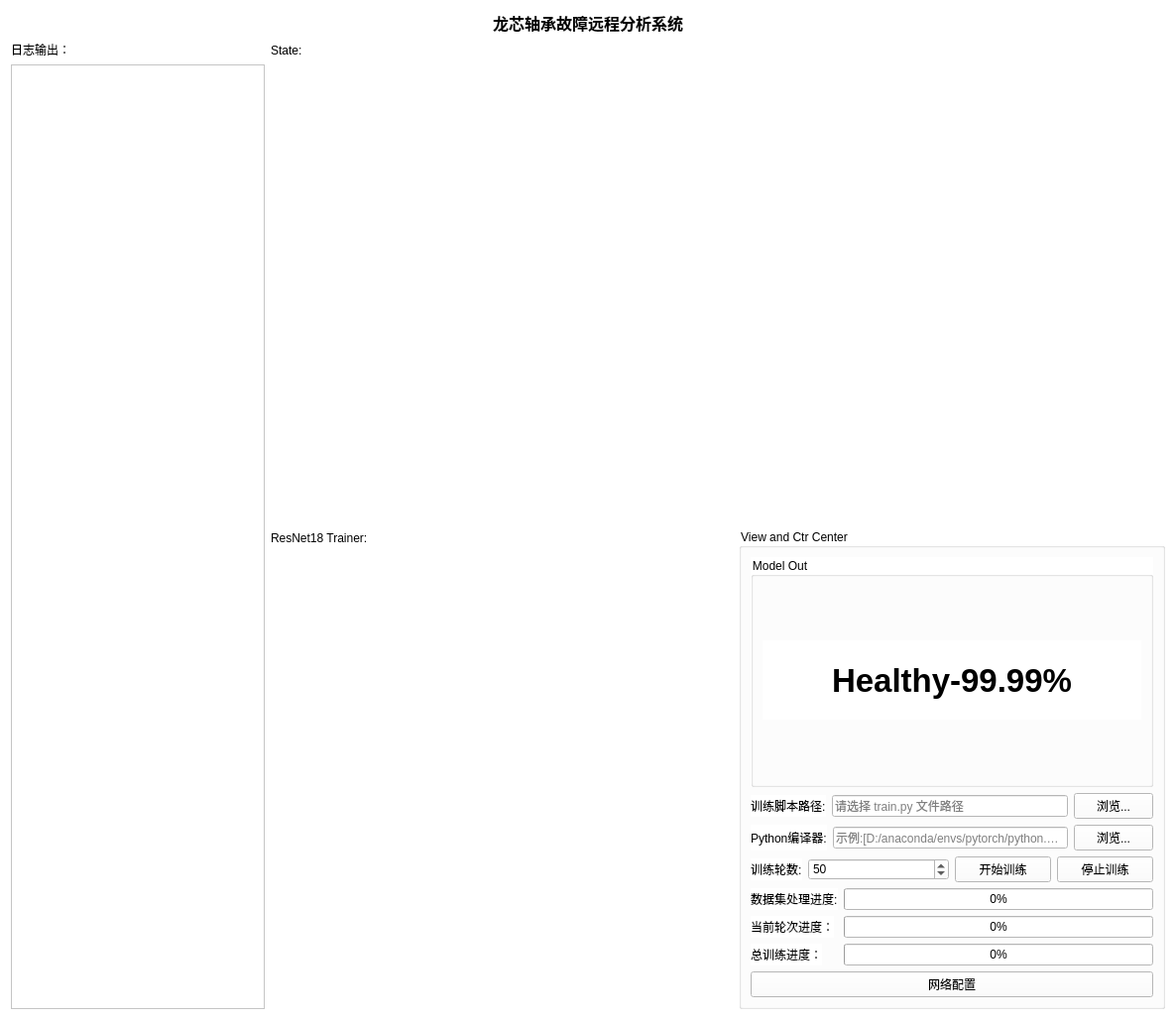
<?xml version="1.0" encoding="UTF-8"?>
<ui version="4.0">
 <class>mainWindows</class>
 <widget class="QWidget" name="mainWindows">
  <property name="geometry">
   <rect>
    <x>0</x>
    <y>0</y>
    <width>1186</width>
    <height>1029</height>
   </rect>
  </property>
  <property name="windowTitle">
   <string>Form</string>
  </property>
  <property name="styleSheet">
   <string notr="true">background-color: rgb(255, 255, 255);
color: rgb(0, 0, 0);</string>
  </property>
  <layout class="QGridLayout" name="gridLayout_11">
   <item row="0" column="0">
    <layout class="QGridLayout" name="gridLayout_10">
     <item row="0" column="0">
      <widget class="QLabel" name="Titlelabel">
       <property name="font">
        <font>
         <pointsize>12</pointsize>
         <bold>true</bold>
        </font>
       </property>
       <property name="styleSheet">
        <string notr="true">color: rgb(0, 0, 0);</string>
       </property>
       <property name="text">
        <string>龙芯轴承故障远程分析系统</string>
       </property>
       <property name="alignment">
        <set>Qt::AlignCenter</set>
       </property>
      </widget>
     </item>
     <item row="1" column="0">
      <layout class="QGridLayout" name="gridLayout_9">
       <item row="0" column="1">
        <layout class="QGridLayout" name="gridLayout_8">
         <item row="0" column="0">
          <layout class="QGridLayout" name="gridLayout_2">
           <item row="0" column="0">
            <widget class="QLabel" name="StateLabel">
             <property name="maximumSize">
              <size>
               <width>16777215</width>
               <height>19</height>
              </size>
             </property>
             <property name="text">
              <string>State:</string>
             </property>
            </widget>
           </item>
           <item row="1" column="0">
            <widget class="QCustomPlot" name="WavePlot" native="true">
             <property name="sizePolicy">
              <sizepolicy hsizetype="Expanding" vsizetype="Preferred">
               <horstretch>0</horstretch>
               <verstretch>0</verstretch>
              </sizepolicy>
             </property>
             <property name="styleSheet">
              <string notr="true"/>
             </property>
            </widget>
           </item>
          </layout>
         </item>
         <item row="1" column="0">
          <layout class="QGridLayout" name="gridLayout_7">
           <item row="0" column="0">
            <layout class="QGridLayout" name="gridLayout_4">
             <item row="0" column="0">
              <widget class="QLabel" name="label">
               <property name="maximumSize">
                <size>
                 <width>16777215</width>
                 <height>19</height>
                </size>
               </property>
               <property name="text">
                <string>ResNet18 Trainer:</string>
               </property>
              </widget>
             </item>
             <item row="1" column="0">
              <layout class="QGridLayout" name="gridLayout_3">
               <item row="0" column="0">
                <widget class="QWidget" name="LossPlot" native="true"/>
               </item>
               <item row="0" column="1">
                <widget class="QWidget" name="AccuracyPlot" native="true"/>
               </item>
              </layout>
             </item>
            </layout>
           </item>
           <item row="0" column="1">
            <widget class="QGroupBox" name="groupBox">
             <property name="sizePolicy">
              <sizepolicy hsizetype="Fixed" vsizetype="Preferred">
               <horstretch>0</horstretch>
               <verstretch>0</verstretch>
              </sizepolicy>
             </property>
             <property name="minimumSize">
              <size>
               <width>430</width>
               <height>0</height>
              </size>
             </property>
             <property name="title">
              <string>View and Ctr Center</string>
             </property>
             <layout class="QGridLayout" name="gridLayout_22">
              <item row="0" column="0">
               <layout class="QGridLayout" name="gridLayout_21">
                <item row="0" column="0">
                 <widget class="QGroupBox" name="groupBox_2">
                  <property name="title">
                   <string>Model Out</string>
                  </property>
                  <layout class="QGridLayout" name="gridLayout_20">
                   <item row="0" column="0">
                    <widget class="QLabel" name="ModelOutLabel">
                     <property name="sizePolicy">
                      <sizepolicy hsizetype="Preferred" vsizetype="Fixed">
                       <horstretch>0</horstretch>
                       <verstretch>0</verstretch>
                      </sizepolicy>
                     </property>
                     <property name="minimumSize">
                      <size>
                       <width>0</width>
                       <height>80</height>
                      </size>
                     </property>
                     <property name="font">
                      <font>
                       <pointsize>25</pointsize>
                       <bold>true</bold>
                      </font>
                     </property>
                     <property name="text">
                      <string>Healthy-99.99%</string>
                     </property>
                     <property name="alignment">
                      <set>Qt::AlignCenter</set>
                     </property>
                    </widget>
                   </item>
                  </layout>
                 </widget>
                </item>
                <item row="1" column="0">
                 <layout class="QGridLayout" name="gridLayout_19">
                  <item row="0" column="0">
                   <layout class="QGridLayout" name="gridLayout_15">
                    <item row="0" column="0" colspan="2">
                     <layout class="QGridLayout" name="gridLayout_6">
                      <item row="0" column="0">
                       <layout class="QGridLayout" name="gridLayout_5">
                        <item row="0" column="0">
                         <widget class="QLabel" name="selectTrainScriptLabel">
                          <property name="sizePolicy">
                           <sizepolicy hsizetype="Fixed" vsizetype="Preferred">
                            <horstretch>0</horstretch>
                            <verstretch>0</verstretch>
                           </sizepolicy>
                          </property>
                          <property name="text">
                           <string>训练脚本路径:</string>
                          </property>
                         </widget>
                        </item>
                        <item row="0" column="1">
                         <widget class="QLineEdit" name="trainScriptPathLineEdit">
                          <property name="minimumSize">
                           <size>
                            <width>175</width>
                            <height>0</height>
                           </size>
                          </property>
                          <property name="readOnly">
                           <bool>true</bool>
                          </property>
                          <property name="placeholderText">
                           <string>请选择 train.py 文件路径</string>
                          </property>
                         </widget>
                        </item>
                       </layout>
                      </item>
                      <item row="0" column="1">
                       <widget class="QPushButton" name="selectTrainScriptButton">
                        <property name="sizePolicy">
                         <sizepolicy hsizetype="Preferred" vsizetype="Fixed">
                          <horstretch>0</horstretch>
                          <verstretch>0</verstretch>
                         </sizepolicy>
                        </property>
                        <property name="cursor">
                         <cursorShape>PointingHandCursor</cursorShape>
                        </property>
                        <property name="text">
                         <string>浏览...</string>
                        </property>
                       </widget>
                      </item>
                     </layout>
                    </item>
                    <item row="1" column="0" colspan="2">
                     <layout class="QGridLayout" name="gridLayout_16">
                      <item row="0" column="0">
                       <widget class="QLabel" name="label_3">
                        <property name="sizePolicy">
                         <sizepolicy hsizetype="Fixed" vsizetype="Preferred">
                          <horstretch>0</horstretch>
                          <verstretch>0</verstretch>
                         </sizepolicy>
                        </property>
                        <property name="text">
                         <string>Python编译器:</string>
                        </property>
                       </widget>
                      </item>
                      <item row="0" column="1">
                       <widget class="QLineEdit" name="pythonPathLineEdit">
                        <property name="readOnly">
                         <bool>true</bool>
                        </property>
                        <property name="placeholderText">
                         <string>示例:[D:/anaconda/envs/pytorch/python.exe]</string>
                        </property>
                       </widget>
                      </item>
                      <item row="0" column="2">
                       <widget class="QPushButton" name="selectPythonPathButton">
                        <property name="cursor">
                         <cursorShape>PointingHandCursor</cursorShape>
                        </property>
                        <property name="text">
                         <string>浏览...</string>
                        </property>
                       </widget>
                      </item>
                     </layout>
                    </item>
                    <item row="2" column="0" colspan="2">
                     <layout class="QGridLayout" name="gridLayout_14">
                      <item row="0" column="0">
                       <layout class="QGridLayout" name="gridLayout_13">
                        <item row="0" column="0">
                         <widget class="QLabel" name="label_2">
                          <property name="sizePolicy">
                           <sizepolicy hsizetype="Fixed" vsizetype="Preferred">
                            <horstretch>0</horstretch>
                            <verstretch>0</verstretch>
                           </sizepolicy>
                          </property>
                          <property name="text">
                           <string>训练轮数:</string>
                          </property>
                         </widget>
                        </item>
                        <item row="0" column="1">
                         <widget class="QSpinBox" name="TrainNumBox">
                          <property name="cursor">
                           <cursorShape>PointingHandCursor</cursorShape>
                          </property>
                          <property name="value">
                           <number>50</number>
                          </property>
                         </widget>
                        </item>
                       </layout>
                      </item>
                      <item row="0" column="1">
                       <layout class="QGridLayout" name="gridLayout_12">
                        <item row="0" column="0">
                         <widget class="QPushButton" name="beginTrainButton">
                          <property name="cursor">
                           <cursorShape>PointingHandCursor</cursorShape>
                          </property>
                          <property name="text">
                           <string>开始训练</string>
                          </property>
                         </widget>
                        </item>
                        <item row="0" column="1">
                         <widget class="QPushButton" name="stopTrainButton">
                          <property name="cursor">
                           <cursorShape>PointingHandCursor</cursorShape>
                          </property>
                          <property name="text">
                           <string>停止训练</string>
                          </property>
                         </widget>
                        </item>
                       </layout>
                      </item>
                     </layout>
                    </item>
                    <item row="3" column="0">
                     <layout class="QGridLayout" name="gridLayout_18">
                      <item row="0" column="0">
                       <widget class="QLabel" name="label_4">
                        <property name="sizePolicy">
                         <sizepolicy hsizetype="Fixed" vsizetype="Preferred">
                          <horstretch>0</horstretch>
                          <verstretch>0</verstretch>
                         </sizepolicy>
                        </property>
                        <property name="text">
                         <string>数据集处理进度:</string>
                        </property>
                       </widget>
                      </item>
                      <item row="1" column="0">
                       <widget class="QLabel" name="label_5">
                        <property name="sizePolicy">
                         <sizepolicy hsizetype="Fixed" vsizetype="Preferred">
                          <horstretch>0</horstretch>
                          <verstretch>0</verstretch>
                         </sizepolicy>
                        </property>
                        <property name="text">
                         <string>当前轮次进度：</string>
                        </property>
                        <property name="alignment">
                         <set>Qt::AlignRight|Qt::AlignTrailing|Qt::AlignVCenter</set>
                        </property>
                       </widget>
                      </item>
                      <item row="2" column="0">
                       <widget class="QLabel" name="progressLabel">
                        <property name="sizePolicy">
                         <sizepolicy hsizetype="Fixed" vsizetype="Preferred">
                          <horstretch>0</horstretch>
                          <verstretch>0</verstretch>
                         </sizepolicy>
                        </property>
                        <property name="text">
                         <string>总训练进度：</string>
                        </property>
                        <property name="alignment">
                         <set>Qt::AlignRight|Qt::AlignTrailing|Qt::AlignVCenter</set>
                        </property>
                       </widget>
                      </item>
                     </layout>
                    </item>
                    <item row="3" column="1">
                     <layout class="QGridLayout" name="gridLayout_17">
                      <item row="0" column="0">
                       <widget class="QProgressBar" name="DatasetprogressBar">
                        <property name="value">
                         <number>0</number>
                        </property>
                       </widget>
                      </item>
                      <item row="1" column="0">
                       <widget class="QProgressBar" name="batchProgressBar">
                        <property name="value">
                         <number>0</number>
                        </property>
                       </widget>
                      </item>
                      <item row="2" column="0">
                       <widget class="QProgressBar" name="totalProgressBar">
                        <property name="value">
                         <number>0</number>
                        </property>
                       </widget>
                      </item>
                     </layout>
                    </item>
                   </layout>
                  </item>
                  <item row="1" column="0">
                   <widget class="QPushButton" name="ConnectSetButton">
                    <property name="text">
                     <string>网络配置</string>
                    </property>
                   </widget>
                  </item>
                 </layout>
                </item>
               </layout>
              </item>
             </layout>
            </widget>
           </item>
          </layout>
         </item>
        </layout>
       </item>
       <item row="0" column="0">
        <layout class="QGridLayout" name="gridLayout">
         <item row="0" column="0">
          <widget class="QLabel" name="LogLabel">
           <property name="palette">
            <palette>
             <active>
              <colorrole role="WindowText">
               <brush brushstyle="SolidPattern">
                <color alpha="255">
                 <red>0</red>
                 <green>0</green>
                 <blue>0</blue>
                </color>
               </brush>
              </colorrole>
              <colorrole role="Button">
               <brush brushstyle="SolidPattern">
                <color alpha="255">
                 <red>255</red>
                 <green>255</green>
                 <blue>255</blue>
                </color>
               </brush>
              </colorrole>
              <colorrole role="Text">
               <brush brushstyle="SolidPattern">
                <color alpha="255">
                 <red>0</red>
                 <green>0</green>
                 <blue>0</blue>
                </color>
               </brush>
              </colorrole>
              <colorrole role="ButtonText">
               <brush brushstyle="SolidPattern">
                <color alpha="255">
                 <red>0</red>
                 <green>0</green>
                 <blue>0</blue>
                </color>
               </brush>
              </colorrole>
              <colorrole role="Base">
               <brush brushstyle="SolidPattern">
                <color alpha="255">
                 <red>255</red>
                 <green>255</green>
                 <blue>255</blue>
                </color>
               </brush>
              </colorrole>
              <colorrole role="Window">
               <brush brushstyle="SolidPattern">
                <color alpha="255">
                 <red>255</red>
                 <green>255</green>
                 <blue>255</blue>
                </color>
               </brush>
              </colorrole>
              <colorrole role="PlaceholderText">
               <brush brushstyle="SolidPattern">
                <color alpha="128">
                 <red>0</red>
                 <green>0</green>
                 <blue>0</blue>
                </color>
               </brush>
              </colorrole>
             </active>
             <inactive>
              <colorrole role="WindowText">
               <brush brushstyle="SolidPattern">
                <color alpha="255">
                 <red>0</red>
                 <green>0</green>
                 <blue>0</blue>
                </color>
               </brush>
              </colorrole>
              <colorrole role="Button">
               <brush brushstyle="SolidPattern">
                <color alpha="255">
                 <red>255</red>
                 <green>255</green>
                 <blue>255</blue>
                </color>
               </brush>
              </colorrole>
              <colorrole role="Text">
               <brush brushstyle="SolidPattern">
                <color alpha="255">
                 <red>0</red>
                 <green>0</green>
                 <blue>0</blue>
                </color>
               </brush>
              </colorrole>
              <colorrole role="ButtonText">
               <brush brushstyle="SolidPattern">
                <color alpha="255">
                 <red>0</red>
                 <green>0</green>
                 <blue>0</blue>
                </color>
               </brush>
              </colorrole>
              <colorrole role="Base">
               <brush brushstyle="SolidPattern">
                <color alpha="255">
                 <red>255</red>
                 <green>255</green>
                 <blue>255</blue>
                </color>
               </brush>
              </colorrole>
              <colorrole role="Window">
               <brush brushstyle="SolidPattern">
                <color alpha="255">
                 <red>255</red>
                 <green>255</green>
                 <blue>255</blue>
                </color>
               </brush>
              </colorrole>
              <colorrole role="PlaceholderText">
               <brush brushstyle="SolidPattern">
                <color alpha="128">
                 <red>0</red>
                 <green>0</green>
                 <blue>0</blue>
                </color>
               </brush>
              </colorrole>
             </inactive>
             <disabled>
              <colorrole role="WindowText">
               <brush brushstyle="SolidPattern">
                <color alpha="255">
                 <red>0</red>
                 <green>0</green>
                 <blue>0</blue>
                </color>
               </brush>
              </colorrole>
              <colorrole role="Button">
               <brush brushstyle="SolidPattern">
                <color alpha="255">
                 <red>255</red>
                 <green>255</green>
                 <blue>255</blue>
                </color>
               </brush>
              </colorrole>
              <colorrole role="Text">
               <brush brushstyle="SolidPattern">
                <color alpha="255">
                 <red>0</red>
                 <green>0</green>
                 <blue>0</blue>
                </color>
               </brush>
              </colorrole>
              <colorrole role="ButtonText">
               <brush brushstyle="SolidPattern">
                <color alpha="255">
                 <red>0</red>
                 <green>0</green>
                 <blue>0</blue>
                </color>
               </brush>
              </colorrole>
              <colorrole role="Base">
               <brush brushstyle="SolidPattern">
                <color alpha="255">
                 <red>255</red>
                 <green>255</green>
                 <blue>255</blue>
                </color>
               </brush>
              </colorrole>
              <colorrole role="Window">
               <brush brushstyle="SolidPattern">
                <color alpha="255">
                 <red>255</red>
                 <green>255</green>
                 <blue>255</blue>
                </color>
               </brush>
              </colorrole>
              <colorrole role="PlaceholderText">
               <brush brushstyle="SolidPattern">
                <color alpha="128">
                 <red>0</red>
                 <green>0</green>
                 <blue>0</blue>
                </color>
               </brush>
              </colorrole>
             </disabled>
            </palette>
           </property>
           <property name="text">
            <string>日志输出：</string>
           </property>
          </widget>
         </item>
         <item row="1" column="0">
          <widget class="QPlainTextEdit" name="LogTextEdit">
           <property name="sizePolicy">
            <sizepolicy hsizetype="Preferred" vsizetype="Expanding">
             <horstretch>0</horstretch>
             <verstretch>0</verstretch>
            </sizepolicy>
           </property>
           <property name="readOnly">
            <bool>true</bool>
           </property>
          </widget>
         </item>
        </layout>
       </item>
      </layout>
     </item>
    </layout>
   </item>
  </layout>
 </widget>
 <customwidgets>
  <customwidget>
   <class>QCustomPlot</class>
   <extends>QWidget</extends>
   <header location="global">qcustomplot.h</header>
   <container>1</container>
  </customwidget>
 </customwidgets>
 <resources/>
 <connections/>
</ui>
